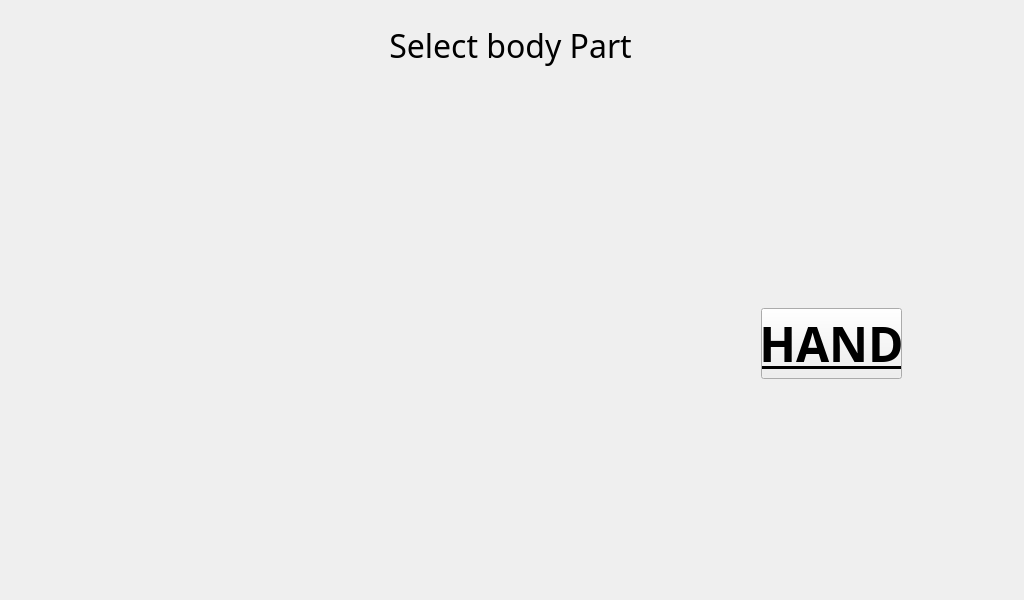
<?xml version="1.0" encoding="UTF-8"?>
<ui version="4.0">
 <class>mainWindow</class>
 <widget class="QMainWindow" name="mainWindow">
  <property name="geometry">
   <rect>
    <x>0</x>
    <y>0</y>
    <width>1024</width>
    <height>600</height>
   </rect>
  </property>
  <property name="minimumSize">
   <size>
    <width>1024</width>
    <height>600</height>
   </size>
  </property>
  <property name="maximumSize">
   <size>
    <width>1024</width>
    <height>600</height>
   </size>
  </property>
  <property name="windowTitle">
   <string>MainWindow</string>
  </property>
  <widget class="QWidget" name="centralwidget">
   <widget class="QLabel" name="TITLE">
    <property name="geometry">
     <rect>
      <x>0</x>
      <y>0</y>
      <width>1021</width>
      <height>91</height>
     </rect>
    </property>
    <property name="font">
     <font>
      <family>Unispace</family>
      <pointsize>24</pointsize>
     </font>
    </property>
    <property name="text">
     <string>Select body Part</string>
    </property>
    <property name="alignment">
     <set>Qt::AlignCenter</set>
    </property>
   </widget>
   <widget class="QLabel" name="body_part">
    <property name="geometry">
     <rect>
      <x>10</x>
      <y>60</y>
      <width>1001</width>
      <height>521</height>
     </rect>
    </property>
    <property name="text">
     <string/>
    </property>
    <property name="textFormat">
     <enum>Qt::PlainText</enum>
    </property>
    <property name="pixmap">
     <pixmap>body_part.png</pixmap>
    </property>
   </widget>
   <widget class="QPushButton" name="pushButton">
    <property name="geometry">
     <rect>
      <x>761</x>
      <y>308</y>
      <width>141</width>
      <height>71</height>
     </rect>
    </property>
    <property name="font">
     <font>
      <family>Unispace</family>
      <pointsize>36</pointsize>
      <weight>75</weight>
      <bold>true</bold>
      <underline>true</underline>
     </font>
    </property>
    <property name="text">
     <string>HAND</string>
    </property>
   </widget>
  </widget>
 </widget>
 <resources/>
 <connections/>
</ui>
